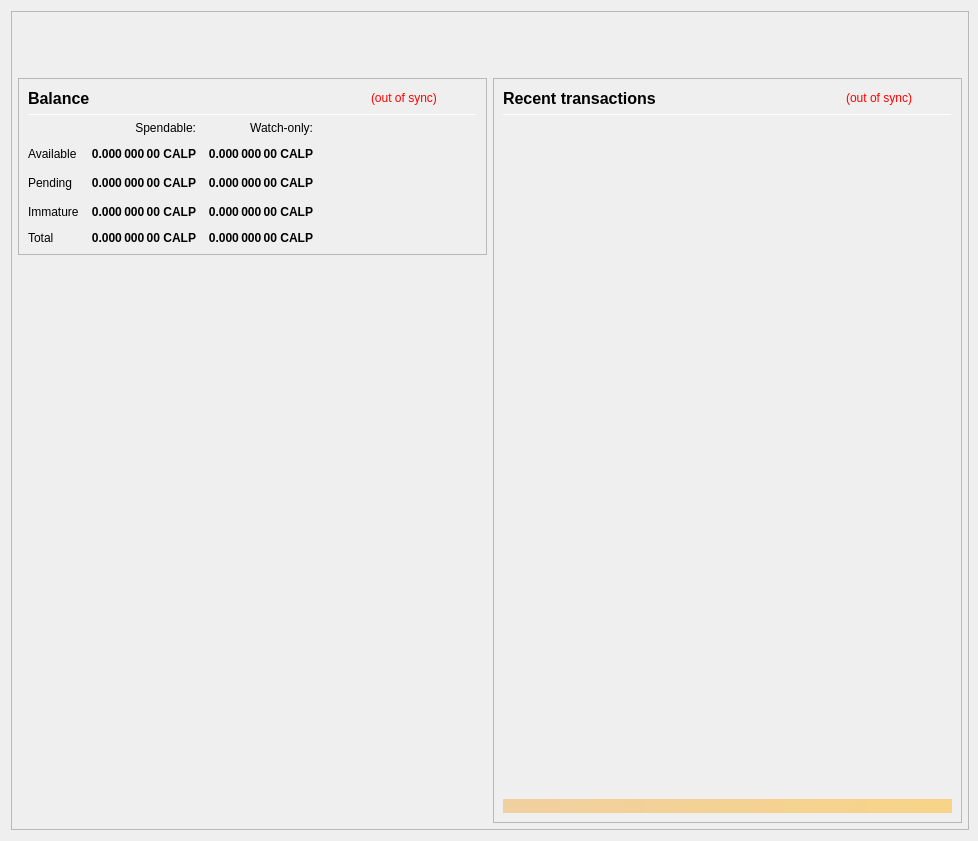
<?xml version="1.0" encoding="UTF-8"?>
<ui version="4.0">
 <class>OverviewPage</class>
 <widget class="QWidget" name="OverviewPage">
  <property name="geometry">
   <rect>
    <x>0</x>
    <y>0</y>
    <width>978</width>
    <height>841</height>
   </rect>
  </property>
  <property name="minimumSize">
   <size>
    <width>960</width>
    <height>682</height>
   </size>
  </property>
  <property name="font">
   <font>
    <weight>50</weight>
    <bold>false</bold>
   </font>
  </property>
  <property name="windowTitle">
   <string>Form</string>
  </property>
  <layout class="QVBoxLayout" name="topLayout" stretch="0">
   <property name="rightMargin">
    <number>9</number>
   </property>
   <item>
    <widget class="QFrame" name="frame_BG">
     <property name="minimumSize">
      <size>
       <width>850</width>
       <height>610</height>
      </size>
     </property>
     <property name="maximumSize">
      <size>
       <width>16777215</width>
       <height>16777215</height>
      </size>
     </property>
     <property name="frameShape">
      <enum>QFrame::StyledPanel</enum>
     </property>
     <property name="frameShadow">
      <enum>QFrame::Raised</enum>
     </property>
     <layout class="QVBoxLayout" name="verticalLayout_3" stretch="0">
      <property name="leftMargin">
       <number>0</number>
      </property>
      <property name="topMargin">
       <number>0</number>
      </property>
      <property name="rightMargin">
       <number>0</number>
      </property>
      <property name="bottomMargin">
       <number>6</number>
      </property>
      <item>
       <layout class="QVBoxLayout" name="verticalLayout_Master" stretch="0,1">
        <property name="leftMargin">
         <number>0</number>
        </property>
        <property name="topMargin">
         <number>0</number>
        </property>
        <property name="rightMargin">
         <number>0</number>
        </property>
        <property name="bottomMargin">
         <number>0</number>
        </property>
        <item>
         <widget class="QFrame" name="frame_Header">
          <layout class="QVBoxLayout" name="verticalLayout_Header" stretch="0">
           <property name="leftMargin">
            <number>0</number>
           </property>
           <property name="topMargin">
            <number>0</number>
           </property>
           <property name="rightMargin">
            <number>0</number>
           </property>
           <property name="bottomMargin">
            <number>0</number>
           </property>
           <item>
            <layout class="QHBoxLayout" name="horizontalLayout_Header" stretch="1,0">
             <property name="spacing">
              <number>6</number>
             </property>
             <item>
              <spacer name="horizontalSpacer_Header">
               <property name="orientation">
                <enum>Qt::Horizontal</enum>
               </property>
               <property name="sizeHint" stdset="0">
                <size>
                 <width>40</width>
                 <height>20</height>
                </size>
               </property>
              </spacer>
             </item>
             <item>
              <widget class="QLabel" name="labelOverviewHeaderRight">
               <property name="minimumSize">
                <size>
                 <width>464</width>
                 <height>60</height>
                </size>
               </property>
               <property name="maximumSize">
                <size>
                 <width>16777215</width>
                 <height>60</height>
                </size>
               </property>
               <property name="font">
                <font>
                 <pointsize>14</pointsize>
                </font>
               </property>
               <property name="text">
                <string/>
               </property>
               <property name="alignment">
                <set>Qt::AlignRight|Qt::AlignTrailing|Qt::AlignVCenter</set>
               </property>
              </widget>
             </item>
            </layout>
           </item>
          </layout>
         </widget>
        </item>
        <item>
         <widget class="QFrame" name="frame_Content">
          <layout class="QVBoxLayout" name="verticalLayout_Content">
           <property name="leftMargin">
            <number>6</number>
           </property>
           <property name="topMargin">
            <number>0</number>
           </property>
           <property name="rightMargin">
            <number>6</number>
           </property>
           <property name="bottomMargin">
            <number>0</number>
           </property>
           <item>
            <layout class="QHBoxLayout" name="horizontalLayout_Content" stretch="1,1">
             <property name="spacing">
              <number>6</number>
             </property>
             <item>
              <layout class="QVBoxLayout" name="verticalLayout_left" stretch="0,0">
               <item>
                <widget class="QFrame" name="frameBalances">
                 <property name="frameShape">
                  <enum>QFrame::StyledPanel</enum>
                 </property>
                 <property name="frameShadow">
                  <enum>QFrame::Raised</enum>
                 </property>
                 <layout class="QVBoxLayout" name="verticalLayout_4">
                  <item>
                   <layout class="QHBoxLayout" name="hlBalancesHeader" stretch="2,0,0">
                    <property name="spacing">
                     <number>6</number>
                    </property>
                    <item>
                     <widget class="QLabel" name="labelBalances">
                      <property name="minimumSize">
                       <size>
                        <width>0</width>
                        <height>0</height>
                       </size>
                      </property>
                      <property name="font">
                       <font>
                        <pointsize>12</pointsize>
                        <weight>75</weight>
                        <bold>true</bold>
                       </font>
                      </property>
                      <property name="text">
                       <string>Balance</string>
                      </property>
                     </widget>
                    </item>
                    <item>
                     <widget class="QLabel" name="labelWalletStatus">
                      <property name="cursor">
                       <cursorShape>WhatsThisCursor</cursorShape>
                      </property>
                      <property name="toolTip">
                       <string>The displayed information may be out of date. Your wallet automatically synchronizes with the CoinAlpaca network after a connection is established, but this process has not completed yet.</string>
                      </property>
                      <property name="styleSheet">
                       <string notr="true">QLabel { color: red; }</string>
                      </property>
                      <property name="text">
                       <string notr="true">(out of sync)</string>
                      </property>
                      <property name="alignment">
                       <set>Qt::AlignLeading|Qt::AlignLeft|Qt::AlignVCenter</set>
                      </property>
                     </widget>
                    </item>
                    <item>
                     <spacer name="hsBalancesHeader">
                      <property name="orientation">
                       <enum>Qt::Horizontal</enum>
                      </property>
                      <property name="sizeHint" stdset="0">
                       <size>
                        <width>40</width>
                        <height>20</height>
                       </size>
                      </property>
                     </spacer>
                    </item>
                   </layout>
                  </item>
                  <item>
                   <widget class="Line" name="lineBalances">
                    <property name="minimumSize">
                     <size>
                      <width>0</width>
                      <height>1</height>
                     </size>
                    </property>
                    <property name="maximumSize">
                     <size>
                      <width>16777215</width>
                      <height>1</height>
                     </size>
                    </property>
                    <property name="orientation">
                     <enum>Qt::Horizontal</enum>
                    </property>
                   </widget>
                  </item>
                  <item>
                   <layout class="QGridLayout" name="gridLayout">
                    <property name="spacing">
                     <number>12</number>
                    </property>
                    <item row="2" column="2">
                     <widget class="QLabel" name="labelWatchPending">
                      <property name="font">
                       <font>
                        <weight>75</weight>
                        <bold>true</bold>
                       </font>
                      </property>
                      <property name="cursor">
                       <cursorShape>ArrowCursor</cursorShape>
                      </property>
                      <property name="toolTip">
                       <string>Unconfirmed transactions to watch-only addresses</string>
                      </property>
                      <property name="text">
                       <string notr="true">0.000 000 00 CALP</string>
                      </property>
                      <property name="alignment">
                       <set>Qt::AlignRight|Qt::AlignTrailing|Qt::AlignVCenter</set>
                      </property>
                      <property name="textInteractionFlags">
                       <set>Qt::NoTextInteraction</set>
                      </property>
                     </widget>
                    </item>
                    <item row="2" column="1">
                     <widget class="QLabel" name="labelUnconfirmed">
                      <property name="font">
                       <font>
                        <weight>75</weight>
                        <bold>true</bold>
                       </font>
                      </property>
                      <property name="cursor">
                       <cursorShape>ArrowCursor</cursorShape>
                      </property>
                      <property name="toolTip">
                       <string>Total of transactions that have yet to be confirmed, and do not yet count toward the spendable balance</string>
                      </property>
                      <property name="text">
                       <string notr="true">0.000 000 00 CALP</string>
                      </property>
                      <property name="alignment">
                       <set>Qt::AlignRight|Qt::AlignTrailing|Qt::AlignVCenter</set>
                      </property>
                      <property name="textInteractionFlags">
                       <set>Qt::NoTextInteraction</set>
                      </property>
                     </widget>
                    </item>
                    <item row="3" column="2">
                     <widget class="QLabel" name="labelWatchImmature">
                      <property name="font">
                       <font>
                        <weight>75</weight>
                        <bold>true</bold>
                       </font>
                      </property>
                      <property name="cursor">
                       <cursorShape>ArrowCursor</cursorShape>
                      </property>
                      <property name="toolTip">
                       <string>Staked or masternode rewards in watch-only addresses that has not yet matured</string>
                      </property>
                      <property name="text">
                       <string notr="true">0.000 000 00 CALP</string>
                      </property>
                      <property name="alignment">
                       <set>Qt::AlignRight|Qt::AlignTrailing|Qt::AlignVCenter</set>
                      </property>
                      <property name="textInteractionFlags">
                       <set>Qt::NoTextInteraction</set>
                      </property>
                     </widget>
                    </item>
                    <item row="4" column="0">
                     <widget class="QLabel" name="labelTotalText">
                      <property name="text">
                       <string>Total</string>
                      </property>
                      <property name="textInteractionFlags">
                       <set>Qt::NoTextInteraction</set>
                      </property>
                     </widget>
                    </item>
                    <item row="3" column="1">
                     <widget class="QLabel" name="labelImmature">
                      <property name="font">
                       <font>
                        <weight>75</weight>
                        <bold>true</bold>
                       </font>
                      </property>
                      <property name="cursor">
                       <cursorShape>ArrowCursor</cursorShape>
                      </property>
                      <property name="toolTip">
                       <string>Staked or masternode rewards that has not yet matured</string>
                      </property>
                      <property name="text">
                       <string notr="true">0.000 000 00 CALP</string>
                      </property>
                      <property name="alignment">
                       <set>Qt::AlignRight|Qt::AlignTrailing|Qt::AlignVCenter</set>
                      </property>
                      <property name="textInteractionFlags">
                       <set>Qt::NoTextInteraction</set>
                      </property>
                     </widget>
                    </item>
                    <item row="2" column="3">
                     <spacer name="hsBalances">
                      <property name="orientation">
                       <enum>Qt::Horizontal</enum>
                      </property>
                      <property name="sizeHint" stdset="0">
                       <size>
                        <width>40</width>
                        <height>20</height>
                       </size>
                      </property>
                     </spacer>
                    </item>
                    <item row="3" column="0">
                     <widget class="QLabel" name="labelImmatureText">
                      <property name="text">
                       <string>Immature</string>
                      </property>
                      <property name="textInteractionFlags">
                       <set>Qt::NoTextInteraction</set>
                      </property>
                     </widget>
                    </item>
                    <item row="4" column="1">
                     <widget class="QLabel" name="labelTotal">
                      <property name="font">
                       <font>
                        <weight>75</weight>
                        <bold>true</bold>
                       </font>
                      </property>
                      <property name="cursor">
                       <cursorShape>ArrowCursor</cursorShape>
                      </property>
                      <property name="toolTip">
                       <string>Your current total balance</string>
                      </property>
                      <property name="text">
                       <string notr="true">0.000 000 00 CALP</string>
                      </property>
                      <property name="alignment">
                       <set>Qt::AlignRight|Qt::AlignTrailing|Qt::AlignVCenter</set>
                      </property>
                      <property name="textInteractionFlags">
                       <set>Qt::NoTextInteraction</set>
                      </property>
                     </widget>
                    </item>
                    <item row="4" column="2">
                     <widget class="QLabel" name="labelWatchTotal">
                      <property name="font">
                       <font>
                        <weight>75</weight>
                        <bold>true</bold>
                       </font>
                      </property>
                      <property name="cursor">
                       <cursorShape>ArrowCursor</cursorShape>
                      </property>
                      <property name="toolTip">
                       <string>Current total balance in watch-only addresses</string>
                      </property>
                      <property name="text">
                       <string notr="true">0.000 000 00 CALP</string>
                      </property>
                      <property name="alignment">
                       <set>Qt::AlignRight|Qt::AlignTrailing|Qt::AlignVCenter</set>
                      </property>
                      <property name="textInteractionFlags">
                       <set>Qt::NoTextInteraction</set>
                      </property>
                     </widget>
                    </item>
                    <item row="0" column="2">
                     <widget class="QLabel" name="labelWatchonly">
                      <property name="text">
                       <string>Watch-only:</string>
                      </property>
                      <property name="alignment">
                       <set>Qt::AlignRight|Qt::AlignTrailing|Qt::AlignVCenter</set>
                      </property>
                     </widget>
                    </item>
                    <item row="1" column="0">
                     <widget class="QLabel" name="labelBalanceText">
                      <property name="text">
                       <string>Available</string>
                      </property>
                      <property name="textInteractionFlags">
                       <set>Qt::NoTextInteraction</set>
                      </property>
                     </widget>
                    </item>
                    <item row="1" column="1">
                     <widget class="QLabel" name="labelBalance">
                      <property name="font">
                       <font>
                        <weight>75</weight>
                        <bold>true</bold>
                       </font>
                      </property>
                      <property name="cursor">
                       <cursorShape>ArrowCursor</cursorShape>
                      </property>
                      <property name="toolTip">
                       <string>Your current spendable balance</string>
                      </property>
                      <property name="text">
                       <string notr="true">0.000 000 00 CALP</string>
                      </property>
                      <property name="alignment">
                       <set>Qt::AlignRight|Qt::AlignTrailing|Qt::AlignVCenter</set>
                      </property>
                      <property name="textInteractionFlags">
                       <set>Qt::NoTextInteraction</set>
                      </property>
                     </widget>
                    </item>
                    <item row="1" column="2">
                     <widget class="QLabel" name="labelWatchAvailable">
                      <property name="font">
                       <font>
                        <weight>75</weight>
                        <bold>true</bold>
                       </font>
                      </property>
                      <property name="cursor">
                       <cursorShape>ArrowCursor</cursorShape>
                      </property>
                      <property name="toolTip">
                       <string>Your current balance in watch-only addresses</string>
                      </property>
                      <property name="text">
                       <string notr="true">0.000 000 00 CALP</string>
                      </property>
                      <property name="alignment">
                       <set>Qt::AlignRight|Qt::AlignTrailing|Qt::AlignVCenter</set>
                      </property>
                      <property name="textInteractionFlags">
                       <set>Qt::NoTextInteraction</set>
                      </property>
                     </widget>
                    </item>
                    <item row="2" column="0">
                     <widget class="QLabel" name="labelPendingText">
                      <property name="text">
                       <string>Pending</string>
                      </property>
                      <property name="textInteractionFlags">
                       <set>Qt::NoTextInteraction</set>
                      </property>
                     </widget>
                    </item>
                    <item row="0" column="1">
                     <widget class="QLabel" name="labelSpendable">
                      <property name="text">
                       <string>Spendable:</string>
                      </property>
                      <property name="alignment">
                       <set>Qt::AlignRight|Qt::AlignTrailing|Qt::AlignVCenter</set>
                      </property>
                     </widget>
                    </item>
                   </layout>
                  </item>
                 </layout>
                </widget>
               </item>
               <item>
                <spacer name="verticalSpacer">
                 <property name="orientation">
                  <enum>Qt::Vertical</enum>
                 </property>
                 <property name="sizeHint" stdset="0">
                  <size>
                   <width>20</width>
                   <height>40</height>
                  </size>
                 </property>
                </spacer>
               </item>
              </layout>
             </item>
             <item>
              <layout class="QVBoxLayout" name="verticalLayout_right" stretch="1">
               <item>
                <widget class="QFrame" name="frame_RecentTransactions">
                 <property name="minimumSize">
                  <size>
                   <width>0</width>
                   <height>0</height>
                  </size>
                 </property>
                 <property name="frameShape">
                  <enum>QFrame::StyledPanel</enum>
                 </property>
                 <property name="frameShadow">
                  <enum>QFrame::Raised</enum>
                 </property>
                 <layout class="QVBoxLayout" name="verticalLayout_1" stretch="0,0,0,0,0">
                  <item>
                   <layout class="QHBoxLayout" name="horizontalLayout_2" stretch="2,0,0">
                    <property name="spacing">
                     <number>3</number>
                    </property>
                    <item>
                     <widget class="QLabel" name="label_4">
                      <property name="minimumSize">
                       <size>
                        <width>0</width>
                        <height>20</height>
                       </size>
                      </property>
                      <property name="font">
                       <font>
                        <pointsize>12</pointsize>
                        <weight>75</weight>
                        <bold>true</bold>
                       </font>
                      </property>
                      <property name="text">
                       <string>Recent transactions</string>
                      </property>
                     </widget>
                    </item>
                    <item>
                     <widget class="QLabel" name="labelTransactionsStatus">
                      <property name="cursor">
                       <cursorShape>WhatsThisCursor</cursorShape>
                      </property>
                      <property name="toolTip">
                       <string>The displayed information may be out of date. Your wallet automatically synchronizes with the CoinAlpaca network after a connection is established, but this process has not completed yet.</string>
                      </property>
                      <property name="styleSheet">
                       <string notr="true">QLabel { color: red; }</string>
                      </property>
                      <property name="text">
                       <string notr="true">(out of sync)</string>
                      </property>
                      <property name="alignment">
                       <set>Qt::AlignRight|Qt::AlignTrailing|Qt::AlignVCenter</set>
                      </property>
                     </widget>
                    </item>
                    <item>
                     <spacer name="horizontalSpacer">
                      <property name="orientation">
                       <enum>Qt::Horizontal</enum>
                      </property>
                      <property name="sizeHint" stdset="0">
                       <size>
                        <width>40</width>
                        <height>20</height>
                       </size>
                      </property>
                     </spacer>
                    </item>
                   </layout>
                  </item>
                  <item>
                   <widget class="Line" name="line">
                    <property name="minimumSize">
                     <size>
                      <width>0</width>
                      <height>1</height>
                     </size>
                    </property>
                    <property name="maximumSize">
                     <size>
                      <width>16777215</width>
                      <height>1</height>
                     </size>
                    </property>
                    <property name="orientation">
                     <enum>Qt::Horizontal</enum>
                    </property>
                   </widget>
                  </item>
                  <item>
                   <widget class="QListView" name="listTransactions">
                    <property name="minimumSize">
                     <size>
                      <width>0</width>
                      <height>0</height>
                     </size>
                    </property>
                    <property name="styleSheet">
                     <string notr="true">QListView { background: transparent; }</string>
                    </property>
                    <property name="frameShape">
                     <enum>QFrame::NoFrame</enum>
                    </property>
                    <property name="verticalScrollBarPolicy">
                     <enum>Qt::ScrollBarAlwaysOff</enum>
                    </property>
                    <property name="horizontalScrollBarPolicy">
                     <enum>Qt::ScrollBarAlwaysOff</enum>
                    </property>
                    <property name="selectionMode">
                     <enum>QAbstractItemView::NoSelection</enum>
                    </property>
                   </widget>
                  </item>
                  <item>
                   <spacer name="verticalSpacer_2">
                    <property name="orientation">
                     <enum>Qt::Vertical</enum>
                    </property>
                    <property name="sizeType">
                     <enum>QSizePolicy::Expanding</enum>
                    </property>
                    <property name="sizeHint" stdset="0">
                     <size>
                      <width>20</width>
                      <height>40</height>
                     </size>
                    </property>
                   </spacer>
                  </item>
                  <item>
                   <widget class="QLabel" name="labelAlerts">
                    <property name="maximumSize">
                     <size>
                      <width>16777215</width>
                      <height>16777215</height>
                     </size>
                    </property>
                    <property name="styleSheet">
                     <string notr="true">background-color: qlineargradient(x1: 0, y1: 0, x2: 1, y2: 0, stop:0 #F0D0A0, stop:1 #F8D488); color:#000000;</string>
                    </property>
                    <property name="text">
                     <string/>
                    </property>
                    <property name="wordWrap">
                     <bool>true</bool>
                    </property>
                    <property name="margin">
                     <number>3</number>
                    </property>
                   </widget>
                  </item>
                 </layout>
                </widget>
               </item>
              </layout>
             </item>
            </layout>
           </item>
          </layout>
         </widget>
        </item>
       </layout>
      </item>
     </layout>
    </widget>
   </item>
  </layout>
 </widget>
 <resources/>
 <connections/>
</ui>
